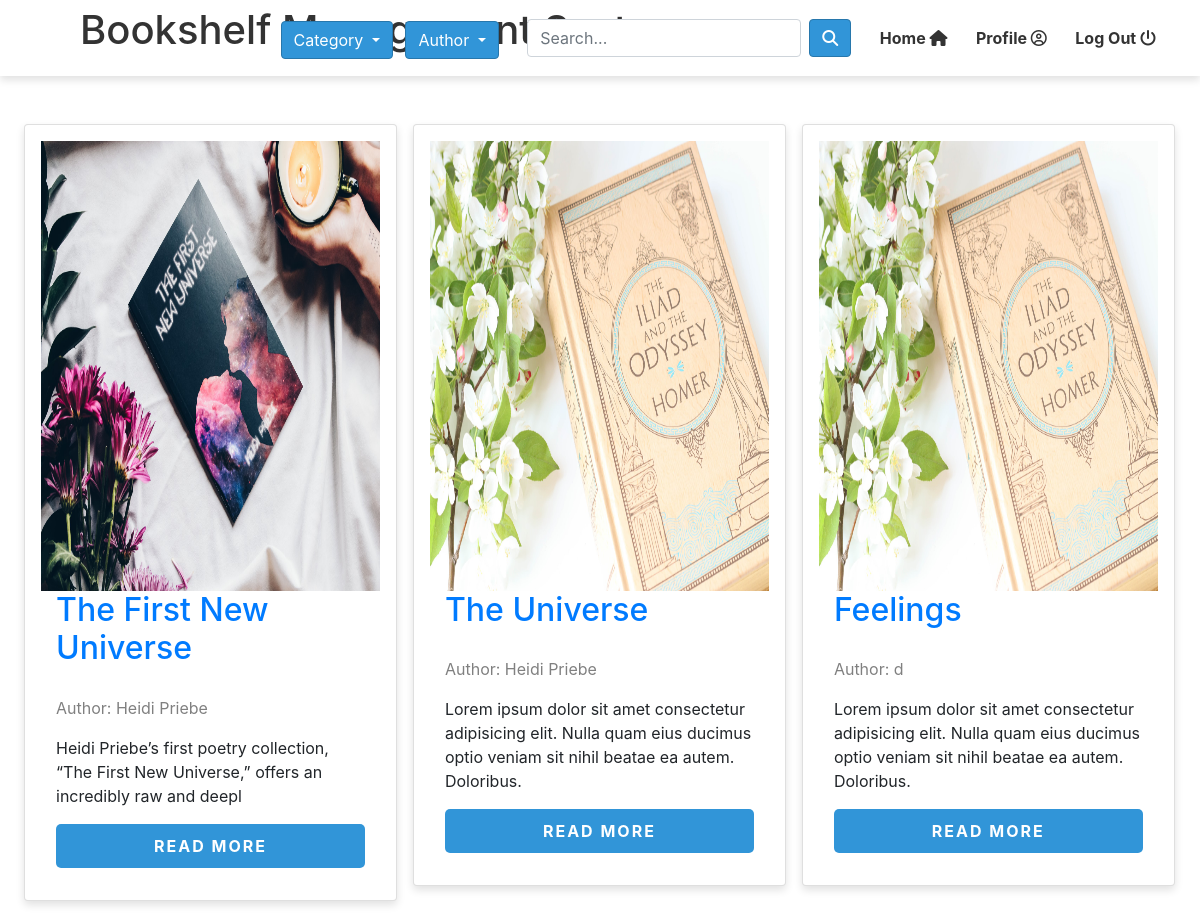
Page /author.php?author=d on the committed database.
### tables this page shows
CREATE TABLE `books` (
  `book_id` int(10) NOT NULL,
  `book_title` varchar(100) NOT NULL,
  `book_author` varchar(100) NOT NULL,
  `book_category` varchar(50) NOT NULL,
  `book_info` varchar(300) NOT NULL,
  `book_content` mediumtext NOT NULL,
  `book_keyword` varchar(100) NOT NULL,
  `book_img` text NOT NULL
);

### author.php (the view, shortened to what this page needs)
<!DOCTYPE html>
<html lang="en">
<head>
    <link rel="stylesheet" href="css/style.css">
     <link rel="stylesheet" href="https://maxcdn.bootstrapcdn.com/bootstrap/4.5.2/css/bootstrap.min.css">
</head>
<body>
  <header id="header">
   <h1><a class="logo" href="all_books.php">Bookshelf Management System</a></h1>
   <nav id="nav">
    <ul>
                <span>
            <span class="dropdown">
                <button type="button" class="btn btn-custom dropdown-toggle" data-toggle="dropdown">
                  Category
                </button>
            </span>
        </span>
        <span style="margin-left:8px;">
            <span class="dropdown">
                <button type="button" class="btn btn-custom dropdown-toggle" data-toggle="dropdown">
                  Author
                </button>
            </span>
        </span>
        <li>
            <form class="form-inline" action="search.php" method="post">
                <input class="form-control mr-sm-2" name="search" type="text" placeholder="Search...">
                <button class="btn btn-custom" name="submit" type="submit"><i class="fas fa-search"></i></button>
            </form>
         </li>
        <li><a href="all_books.php">Home <i class="fas fa-home"></i></a> </li>
        <li><a href="profile.php">Profile <i class="far fa-user-circle"></i></a> </li>
        <li><a href="logout.php">Log Out <i class="fas fa-power-off"></i></a></li>
   </ul>
</nav>
</header>
    <section class="books">
                 <br> <br>
        <?php
        $conn= mysqli_connect('localhost', 'root', '', 'bookshelf');
            if(isset($_GET['author'])){
                $author=$_GET['author'];
            }
            $sql= "select * from books where book_author LIKE '%$author%'";
            $author_sql= mysqli_query($conn,$sql);
            $c = mysqli_num_rows($author_sql);
            if($c == 0){
                echo "<h1>There is no such book.</h1>";
            }
            else{
                while($row=mysqli_fetch_assoc($author_sql)){
                    $book_id=$row['book_id'];
                    $book_title=$row['book_title'];
                    $book_author=$row['book_author'];
                    $book_info=$row['book_info'];
                    $book_image=$row['book_img'];
        ?>
          <div class="column">
            <div class="card">
              <img src="./image/<?php echo $book_image; ?>" alt="Image" style="width:100%;height:450px">
              <div class="container">
                <h2>
                <a class="title" href="food.php?food_id=<?php echo $book_id; ?>" > <?php echo $book_title?></a>
                </h2>
                <p class="titlee">Author: <?php echo $book_author ?></p>
                <p><?php echo $book_info ?></p>
                <p><a class="button2" href="book.php?b_id=<?php echo $book_id; ?>">Read More</a></p>
              </div>
            </div>
          </div>
        <?php } } ?>
    </section>
</body>
</html>

### css/style.css (style rules this page uses)
* { box-sizing: border-box; margin:0; padding: 0; }
body { font-family: 'Raleway', sans-serif; }
h2, h3 { padding-bottom: 20px; }
p { margin: 10px 0; }
a { text-decoration: none !important; }
.titlee { color: grey; }
#content button, .button2 { text-align: center; display: block; width: 100%; padding: 10px; margin-top: 12px; background: #3195d8; font-weight: bold; color: #fff; cursor: pointer; text-transform: uppercase; letter-spacing: 2px; border-radius: 5px; }
#header { background-color: #fff; color: #222; cursor: default; height: 4.75em; box-shadow: 0 4px 8px 0 rgba(0, 0, 0, 0.12); width: 100%; z-index: 10000; }
#header h1 { line-height: 4.75em; line-height: inherit; margin-left: 80px; padding: 0; }
#header h1 a { font-size: 40px; color: #333; }
#header nav { position: absolute; right: 2.75em; top: 0; vertical-align: middle; }
#header nav > ul { list-style: none; margin: 0; padding-left: 0; }
#header nav > ul > li { line-height: 4.75em; border-radius: 4px; display: inline-block; margin-left: 1.5em; padding-left: 0; }
#header nav > ul > li a { transition: color 0.3s ease-in-out; color: #333; display: inline-block; text-decoration: none; font-weight: bold; }
.books { margin: auto 16px ; }
.column { float: left; width: 33.3%; margin-bottom: 16px; padding: 0 8px; }
.card { box-shadow: 0 4px 8px 0 rgba(0, 0, 0, 0.12); background: #fff; padding: 1rem; }
img { width: 100%; }
button.btn-custom { color: #fff; background-color: #3195d8; border-color: #2777ac; transition: color 0.3s ease-in-out; }

### rows in the picture
books: book_img (picture), book_title "The First New Universe", book_author "Heidi Priebe", book_info "Heidi Priebe’s first poetry collection, “The First New Universe,” offers an incredibly raw and deepl"
books: book_img (picture), book_title "The Universe", book_author "Heidi Priebe", book_info "Lorem ipsum dolor sit amet consectetur adipisicing elit. Nulla quam eius ducimus optio veniam sit nihil beatae ea autem. Doloribus."
books: book_img (picture), book_title "Feelings", book_author "d", book_info "Lorem ipsum dolor sit amet consectetur adipisicing elit. Nulla quam eius ducimus optio veniam sit nihil beatae ea autem. Doloribus."
